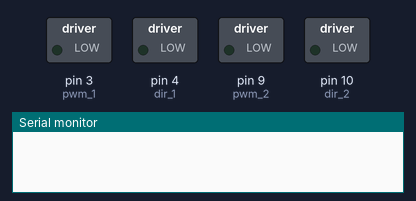
Simulated run of this sketch. Board: Arduino Uno, built with avr-gcc and run on an emulated ATmega328P. Parts: switched loads named in the sketch (green lamp = pin HIGH), the last lines printed to the serial monitor.

Above: at 0.1 s.
At 16.36 s:
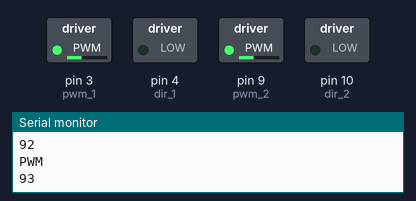
At 24.48 s:
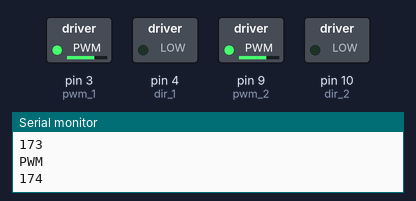
At 32.6 s:
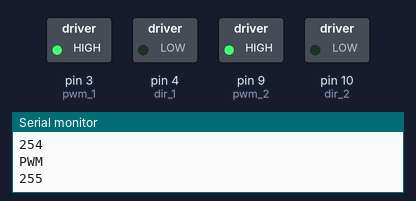
Timing chart, 0 to 40.0 s (numbered marks = the images above):
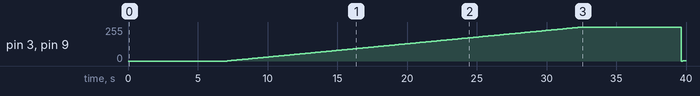

Measured:
- by itself, pin 3 (pwm_1), pin 9 (pwm_2): 0/255 → 1/255 at 7.1 s, → 2/255 0.10 s later, → 3/255 0.10 s later, → 4/255 0.10 s later, … (259 changes in this stretch)

The sketch:

MD10A.ino
```cpp
//define pin name
#define dir_1 4
#define pwm_1 3
//#define switch_1 13
//#define switch_2 12
#define dir_2 10
#define pwm_2 9
//#define pot A1 //potentiometer

void setup(){
  //declare pins as INPUT/OUTPUT
  pinMode(pwm_1,OUTPUT);
  pinMode(dir_1,OUTPUT);
  pinMode(pwm_2,OUTPUT);
  pinMode(dir_2,OUTPUT);
  //pinMode(pot,INPUT);
  //pinMode(switch_1, INPUT);
  //pinMode(switch_2, INPUT);
  Serial.begin(9600); //I am using Serial Monitor instead of LCD display
}
void loop(){
  int pwm_value;

  delay(7000);

  for (pwm_value=0;pwm_value<=255;pwm_value++){
    //digitalWrite(dir_1,1); //controls the direction the motor
    digitalWrite(dir_2,0);
    analogWrite(pwm_1,pwm_value); //increase the speed of the motor from 0 to 255
    analogWrite(pwm_2,pwm_value); //decrease the speed of the motor from 255 to 0
    Serial.println("PWM");
    Serial.println(pwm_value); //Display the value of PWM
    delay(100);
  }


  ///while(1) continue; //terminate the program
}
```
